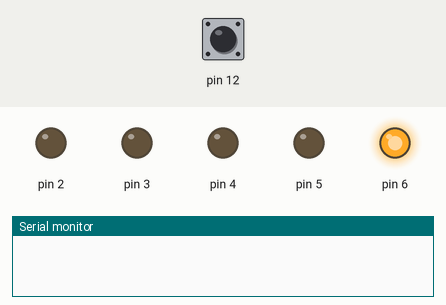
Recording of a sketch running on a simulated Arduino Uno, built with avr-gcc and run on an emulated ATmega328P. Parts: output pins drawn as LEDs (lit = HIGH), the last lines printed to the serial monitor. The inputs (shaded band) are chosen by the test bench; at power-on: pin 12 LOW. Pins used as bus, display or sensor lines are not drawn.

Above: at 1.2 s.
1.3 s: pin 12 driven HIGH
At 2.4 s:
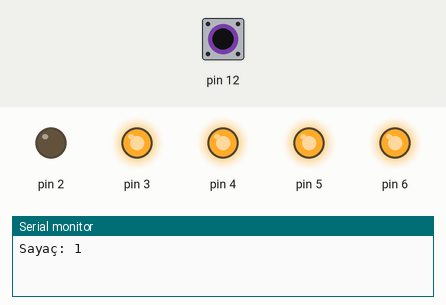
2.8 s: pin 12 pulsed LOW 5 times (0.12 s each, 0.3 s apart)
At 3.07 s:
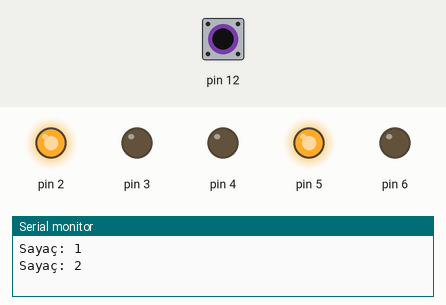
At 5.4 s:
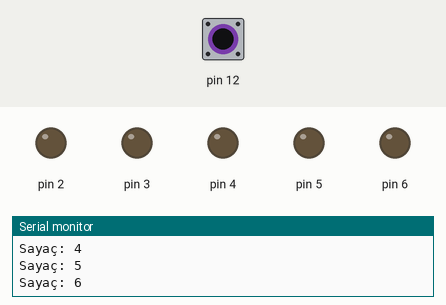
Timing chart, 0 to 6.9 s (numbered marks = the images above; inputs shaded):
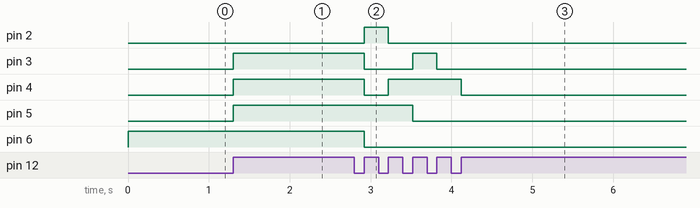

The sketch:

W03T06.Button-Controlled.7-Segment.Counter.ino
```cpp
/*
 * ISM.77257.Lectures
 * @author: coskun
 *
 * W03T06.Simple-Circutis.Button-Controlled.7-Segment.Counter
 * https://circuits.io/circuits/4350641-w03t06-button-controlled-7-segment-counter
 *
 * Bu projede 7-segment gösterge kullandık, butona her basıldıkça
 * her adımda, sayacı 0-9 arası degerlerde 1 arttırarak göstergeden
 * rakamları görüntüledik.
 *
 * Not: Bu devre display'imiz olmadığı için simülaterde kuruldu.
 * PULLDOWN button kullandık.
 */
int cntr=0;
bool chk = false;

int gosterge[10][7]= {
                     //a, b, c, d, e, f, g
                      {0, 0, 0, 0, 0, 0, 1},  // 0
                      {1, 0, 0, 1, 1, 1, 1},  // 1
                      {0, 0, 1, 0, 0, 1, 0},  // 2
                      {0, 0, 0, 0, 1, 1, 0},  // 3
                      {1, 0, 0, 1, 1, 0, 0},  // 4
                      {0, 1, 0, 0, 1, 0, 0},  // 5
                      {0, 1, 0, 0, 0, 0, 0},  // 6
                      {0, 0, 0, 1, 1, 1, 1},  // 7
                      {0, 0, 0, 0, 0, 0, 0},  // 8
                      {0, 0, 0, 0, 1, 0, 0}   // 9
                     };

void setup() {
  // put your setup code here, to run once:
  for(int i=0;i<7;i++) {pinMode(i,OUTPUT);}
  pinMode(12,INPUT);
  Serial.begin(9600);
}

void loop() {
  // put your main code here, to run repeatedly:
  bool b = digitalRead(12);
  renderButton(b);

  for(int i=0;i<10;i++){
    if((cntr%10)==i)
    {
      for(int j=0;j<8;j++)
      {
        digitalWrite(j, gosterge[i][j]);
      }
    }
  }
}

//Butona Bak:
void renderButton(bool b){
  if (b==HIGH)
  {
    if (chk == false)
    {
      cntr++;
    Serial.println("Sayaç: " + String(cntr));
    chk = true;
    }
  }
  else
  {
    chk=false;
  }
}
```

Measured:
- after the input at 1.3 s, pin 3–5: LOW → HIGH at once
- after the input at 2.8 s, pin 2: LOW → HIGH after 0.12 s, → LOW 0.30 s later; pin 3: HIGH → LOW after 0.12 s, → HIGH 0.60 s later, → LOW 0.30 s later; pin 4: HIGH → LOW after 0.12 s, → HIGH 0.30 s later, → LOW 0.90 s later; pin 5: HIGH → LOW after 0.72 s; pin 6: HIGH → LOW after 0.12 s
